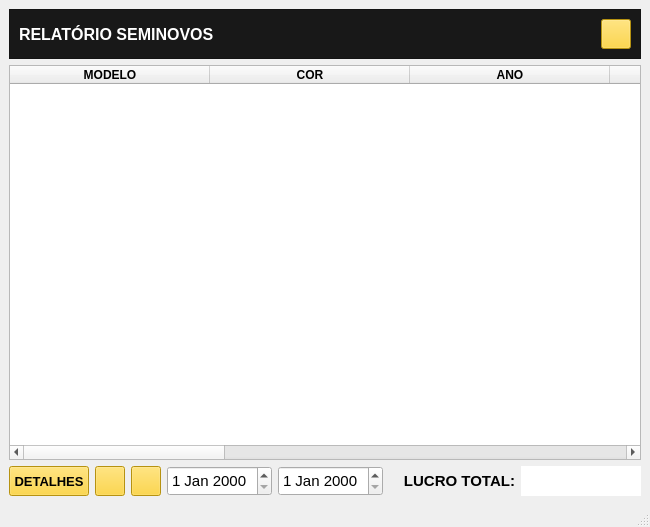
<?xml version="1.0" encoding="UTF-8"?>
<ui version="4.0">
 <class>MainWindow</class>
 <widget class="QMainWindow" name="MainWindow">
  <property name="geometry">
   <rect>
    <x>0</x>
    <y>0</y>
    <width>648</width>
    <height>527</height>
   </rect>
  </property>
  <property name="minimumSize">
   <size>
    <width>0</width>
    <height>0</height>
   </size>
  </property>
  <property name="windowTitle">
   <string>MALOCH</string>
  </property>
  <property name="windowIcon">
   <iconset>
    <normaloff>../SCR/maloch.ico</normaloff>../SCR/maloch.ico</iconset>
  </property>
  <widget class="QWidget" name="centralwidget">
   <layout class="QGridLayout" name="gridLayout_2">
    <item row="2" column="3">
     <widget class="QDateEdit" name="dateEdit">
      <property name="minimumSize">
       <size>
        <width>105</width>
        <height>30</height>
       </size>
      </property>
      <property name="maximumSize">
       <size>
        <width>105</width>
        <height>30</height>
       </size>
      </property>
      <property name="font">
       <font>
        <family>Segoe UI Symbol</family>
        <pointsize>11</pointsize>
       </font>
      </property>
      <property name="styleSheet">
       <string notr="true">border-radius: 1em;</string>
      </property>
     </widget>
    </item>
    <item row="2" column="0">
     <widget class="QPushButton" name="detalhe">
      <property name="minimumSize">
       <size>
        <width>80</width>
        <height>30</height>
       </size>
      </property>
      <property name="maximumSize">
       <size>
        <width>80</width>
        <height>30</height>
       </size>
      </property>
      <property name="font">
       <font>
        <family>Segoe UI Symbol</family>
        <pointsize>10</pointsize>
        <weight>75</weight>
        <bold>true</bold>
       </font>
      </property>
      <property name="cursor">
       <cursorShape>PointingHandCursor</cursorShape>
      </property>
      <property name="styleSheet">
       <string notr="true">background-color: rgb(255, 205, 24);
border-radius: 1em;</string>
      </property>
      <property name="text">
       <string>DETALHES</string>
      </property>
     </widget>
    </item>
    <item row="2" column="1">
     <widget class="QPushButton" name="limpar">
      <property name="minimumSize">
       <size>
        <width>30</width>
        <height>30</height>
       </size>
      </property>
      <property name="maximumSize">
       <size>
        <width>30</width>
        <height>30</height>
       </size>
      </property>
      <property name="font">
       <font>
        <family>Segoe UI Symbol</family>
        <pointsize>10</pointsize>
        <weight>75</weight>
        <bold>true</bold>
       </font>
      </property>
      <property name="cursor">
       <cursorShape>PointingHandCursor</cursorShape>
      </property>
      <property name="styleSheet">
       <string notr="true">background-color: rgb(255, 205, 24);
border-radius: 1em;</string>
      </property>
      <property name="text">
       <string/>
      </property>
      <property name="icon">
       <iconset>
        <normaloff>../SCR/limpar.png</normaloff>../SCR/limpar.png</iconset>
      </property>
      <property name="iconSize">
       <size>
        <width>19</width>
        <height>21</height>
       </size>
      </property>
     </widget>
    </item>
    <item row="2" column="4">
     <widget class="QDateEdit" name="dateEdit_2">
      <property name="minimumSize">
       <size>
        <width>105</width>
        <height>30</height>
       </size>
      </property>
      <property name="maximumSize">
       <size>
        <width>105</width>
        <height>30</height>
       </size>
      </property>
      <property name="font">
       <font>
        <family>Segoe UI Symbol</family>
        <pointsize>11</pointsize>
       </font>
      </property>
      <property name="styleSheet">
       <string notr="true">border-radius: 1em;</string>
      </property>
     </widget>
    </item>
    <item row="0" column="0" colspan="8">
     <widget class="QFrame" name="frame_gamboa">
      <property name="minimumSize">
       <size>
        <width>0</width>
        <height>50</height>
       </size>
      </property>
      <property name="styleSheet">
       <string notr="true">background-color: rgb(24, 24, 24);</string>
      </property>
      <property name="frameShape">
       <enum>QFrame::StyledPanel</enum>
      </property>
      <property name="frameShadow">
       <enum>QFrame::Raised</enum>
      </property>
      <layout class="QGridLayout" name="gridLayout">
       <item row="0" column="0">
        <widget class="QLabel" name="label">
         <property name="font">
          <font>
           <family>Segoe UI Symbol</family>
           <pointsize>12</pointsize>
           <weight>75</weight>
           <bold>true</bold>
          </font>
         </property>
         <property name="styleSheet">
          <string notr="true">color: rgb(255, 255, 255);</string>
         </property>
         <property name="text">
          <string>RELATÓRIO SEMINOVOS</string>
         </property>
        </widget>
       </item>
       <item row="0" column="1">
        <widget class="QPushButton" name="imp">
         <property name="minimumSize">
          <size>
           <width>30</width>
           <height>30</height>
          </size>
         </property>
         <property name="maximumSize">
          <size>
           <width>30</width>
           <height>30</height>
          </size>
         </property>
         <property name="font">
          <font>
           <family>Segoe UI Symbol</family>
           <pointsize>10</pointsize>
           <weight>75</weight>
           <bold>true</bold>
          </font>
         </property>
         <property name="cursor">
          <cursorShape>PointingHandCursor</cursorShape>
         </property>
         <property name="styleSheet">
          <string notr="true">background-color: rgb(255, 205, 24);
border-radius: 1em;</string>
         </property>
         <property name="text">
          <string/>
         </property>
         <property name="icon">
          <iconset>
           <normaloff>../SCR/imp.png</normaloff>../SCR/imp.png</iconset>
         </property>
         <property name="iconSize">
          <size>
           <width>20</width>
           <height>20</height>
          </size>
         </property>
        </widget>
       </item>
      </layout>
     </widget>
    </item>
    <item row="2" column="5">
     <widget class="QLabel" name="label_3">
      <property name="font">
       <font>
        <family>Segoe UI Symbol</family>
        <pointsize>10</pointsize>
       </font>
      </property>
      <property name="styleSheet">
       <string notr="true">color:rgb(63, 189, 0);</string>
      </property>
      <property name="text">
       <string/>
      </property>
     </widget>
    </item>
    <item row="2" column="2">
     <widget class="QPushButton" name="filtro_2">
      <property name="minimumSize">
       <size>
        <width>30</width>
        <height>30</height>
       </size>
      </property>
      <property name="maximumSize">
       <size>
        <width>30</width>
        <height>30</height>
       </size>
      </property>
      <property name="font">
       <font>
        <family>Segoe UI Symbol</family>
        <pointsize>10</pointsize>
        <weight>75</weight>
        <bold>true</bold>
       </font>
      </property>
      <property name="cursor">
       <cursorShape>PointingHandCursor</cursorShape>
      </property>
      <property name="styleSheet">
       <string notr="true">background-color: rgb(255, 205, 24);
border-radius: 1em;</string>
      </property>
      <property name="text">
       <string/>
      </property>
      <property name="icon">
       <iconset>
        <normaloff>../SCR/lupa.png</normaloff>../SCR/lupa.png</iconset>
      </property>
     </widget>
    </item>
    <item row="2" column="7">
     <widget class="QLabel" name="label_2">
      <property name="minimumSize">
       <size>
        <width>120</width>
        <height>30</height>
       </size>
      </property>
      <property name="maximumSize">
       <size>
        <width>120</width>
        <height>30</height>
       </size>
      </property>
      <property name="font">
       <font>
        <family>Segoe UI Symbol</family>
        <pointsize>11</pointsize>
       </font>
      </property>
      <property name="styleSheet">
       <string notr="true">border-radius: 1em;
background-color: rgb(255, 255, 255);</string>
      </property>
      <property name="text">
       <string/>
      </property>
      <property name="alignment">
       <set>Qt::AlignCenter</set>
      </property>
     </widget>
    </item>
    <item row="2" column="6">
     <widget class="QLabel" name="label_4">
      <property name="minimumSize">
       <size>
        <width>0</width>
        <height>30</height>
       </size>
      </property>
      <property name="font">
       <font>
        <family>Segoe UI Symbol</family>
        <pointsize>11</pointsize>
        <weight>75</weight>
        <bold>true</bold>
       </font>
      </property>
      <property name="text">
       <string>LUCRO TOTAL:</string>
      </property>
      <property name="alignment">
       <set>Qt::AlignRight|Qt::AlignTrailing|Qt::AlignVCenter</set>
      </property>
     </widget>
    </item>
    <item row="1" column="0" colspan="8">
     <widget class="QTableWidget" name="tableWidget">
      <property name="layoutDirection">
       <enum>Qt::LeftToRight</enum>
      </property>
      <property name="styleSheet">
       <string notr="true">selection-background-color: rgb(255, 205, 24);
selection-color: rgb(0, 0, 0);
text-alingment:center;</string>
      </property>
      <property name="editTriggers">
       <set>QAbstractItemView::NoEditTriggers</set>
      </property>
      <property name="alternatingRowColors">
       <bool>true</bool>
      </property>
      <property name="selectionBehavior">
       <enum>QAbstractItemView::SelectRows</enum>
      </property>
      <property name="textElideMode">
       <enum>Qt::ElideMiddle</enum>
      </property>
      <property name="verticalScrollMode">
       <enum>QAbstractItemView::ScrollPerPixel</enum>
      </property>
      <attribute name="horizontalHeaderDefaultSectionSize">
       <number>200</number>
      </attribute>
      <attribute name="horizontalHeaderStretchLastSection">
       <bool>true</bool>
      </attribute>
      <column>
       <property name="text">
        <string>MODELO</string>
       </property>
       <property name="font">
        <font>
         <family>Segoe UI Symbol</family>
         <weight>75</weight>
         <bold>true</bold>
        </font>
       </property>
       <property name="textAlignment">
        <set>AlignCenter</set>
       </property>
      </column>
      <column>
       <property name="text">
        <string>COR</string>
       </property>
       <property name="font">
        <font>
         <family>Segoe UI Symbol</family>
         <weight>75</weight>
         <bold>true</bold>
        </font>
       </property>
       <property name="textAlignment">
        <set>AlignCenter</set>
       </property>
      </column>
      <column>
       <property name="text">
        <string>ANO</string>
       </property>
       <property name="font">
        <font>
         <family>Segoe UI Symbol</family>
         <weight>75</weight>
         <bold>true</bold>
        </font>
       </property>
       <property name="textAlignment">
        <set>AlignCenter</set>
       </property>
      </column>
      <column>
       <property name="text">
        <string>PLACA</string>
       </property>
       <property name="font">
        <font>
         <family>Segoe UI Symbol</family>
         <weight>75</weight>
         <bold>true</bold>
        </font>
       </property>
       <property name="textAlignment">
        <set>AlignCenter</set>
       </property>
      </column>
      <column>
       <property name="text">
        <string>UF</string>
       </property>
       <property name="font">
        <font>
         <family>Segoe UI Symbol</family>
         <weight>75</weight>
         <bold>true</bold>
        </font>
       </property>
       <property name="textAlignment">
        <set>AlignCenter</set>
       </property>
      </column>
      <column>
       <property name="text">
        <string>VALOR DE VENDA</string>
       </property>
       <property name="font">
        <font>
         <family>Segoe UI Symbol</family>
         <weight>75</weight>
         <bold>true</bold>
        </font>
       </property>
       <property name="textAlignment">
        <set>AlignCenter</set>
       </property>
      </column>
      <column>
       <property name="text">
        <string>LUCRO</string>
       </property>
       <property name="font">
        <font>
         <family>Segoe UI Symbol</family>
         <weight>75</weight>
         <bold>true</bold>
        </font>
       </property>
       <property name="textAlignment">
        <set>AlignCenter</set>
       </property>
      </column>
      <column>
       <property name="text">
        <string>DATA DE VENDA</string>
       </property>
       <property name="font">
        <font>
         <family>Segoe UI Symbol</family>
         <weight>75</weight>
         <bold>true</bold>
        </font>
       </property>
       <property name="textAlignment">
        <set>AlignCenter</set>
       </property>
      </column>
      <column>
       <property name="text">
        <string>VENDEDOR</string>
       </property>
       <property name="font">
        <font>
         <family>Segoe UI Symbol</family>
         <weight>75</weight>
         <bold>true</bold>
        </font>
       </property>
       <property name="textAlignment">
        <set>AlignCenter</set>
       </property>
      </column>
     </widget>
    </item>
   </layout>
  </widget>
  <widget class="QStatusBar" name="statusbar"/>
 </widget>
 <resources/>
 <connections/>
</ui>
